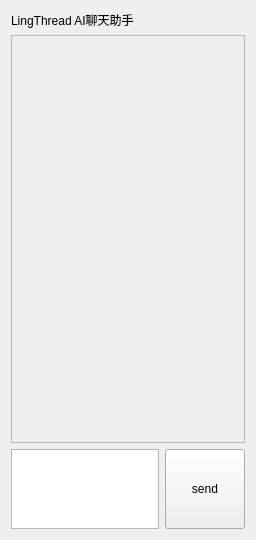
<?xml version="1.0" encoding="UTF-8"?>
<ui version="4.0">
 <class>ai_chat_widget</class>
 <widget class="QWidget" name="ai_chat_widget">
  <property name="geometry">
   <rect>
    <x>0</x>
    <y>0</y>
    <width>256</width>
    <height>540</height>
   </rect>
  </property>
  <property name="windowTitle">
   <string>Form</string>
  </property>
  <layout class="QVBoxLayout" name="verticalLayout">
   <item>
    <widget class="QLabel" name="label">
     <property name="text">
      <string>LingThread AI聊天助手</string>
     </property>
    </widget>
   </item>
   <item>
    <widget class="QScrollArea" name="scrollArea">
     <property name="widgetResizable">
      <bool>true</bool>
     </property>
     <widget class="QWidget" name="scrollAreaWidgetContents">
      <property name="geometry">
       <rect>
        <x>0</x>
        <y>0</y>
        <width>236</width>
        <height>410</height>
       </rect>
      </property>
     </widget>
    </widget>
   </item>
   <item>
    <layout class="QHBoxLayout" name="horizontalLayout">
     <item alignment="Qt::AlignmentFlag::AlignBottom">
      <widget class="QPlainTextEdit" name="plainTextEdit">
       <property name="minimumSize">
        <size>
         <width>0</width>
         <height>80</height>
        </size>
       </property>
       <property name="maximumSize">
        <size>
         <width>16777215</width>
         <height>80</height>
        </size>
       </property>
      </widget>
     </item>
     <item>
      <widget class="QPushButton" name="pushButton">
       <property name="minimumSize">
        <size>
         <width>0</width>
         <height>80</height>
        </size>
       </property>
       <property name="maximumSize">
        <size>
         <width>16777215</width>
         <height>80</height>
        </size>
       </property>
       <property name="text">
        <string>send</string>
       </property>
      </widget>
     </item>
    </layout>
   </item>
  </layout>
 </widget>
 <resources/>
 <connections/>
</ui>
